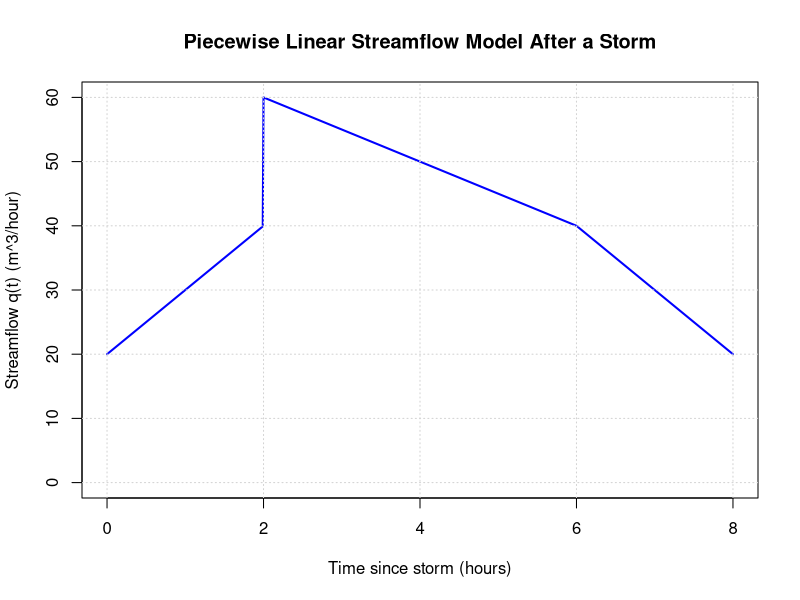
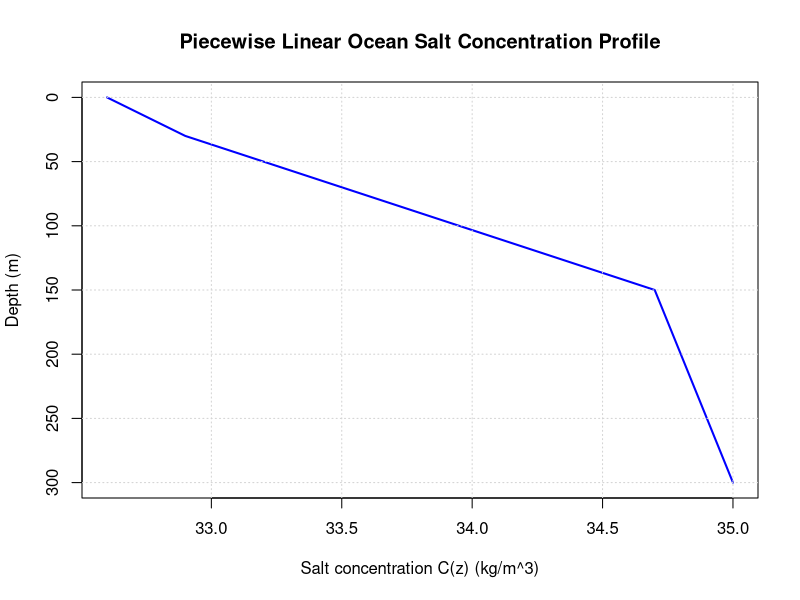
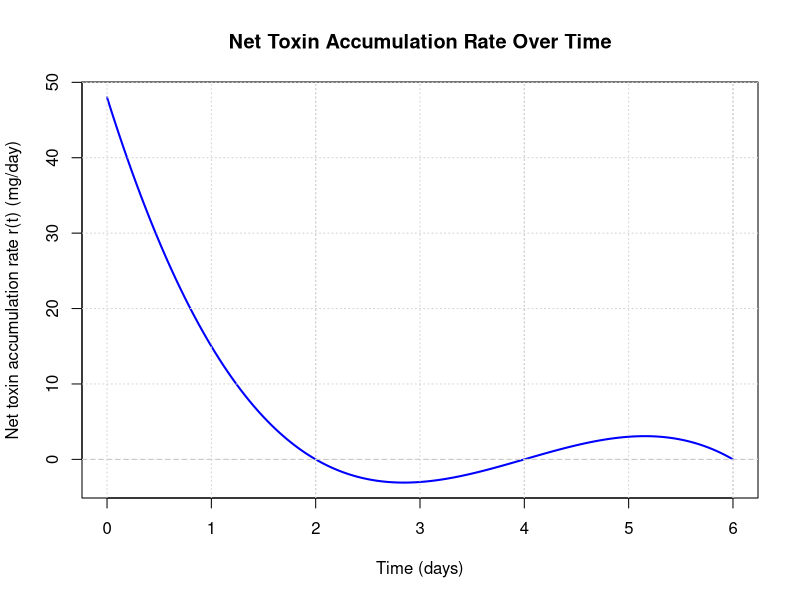
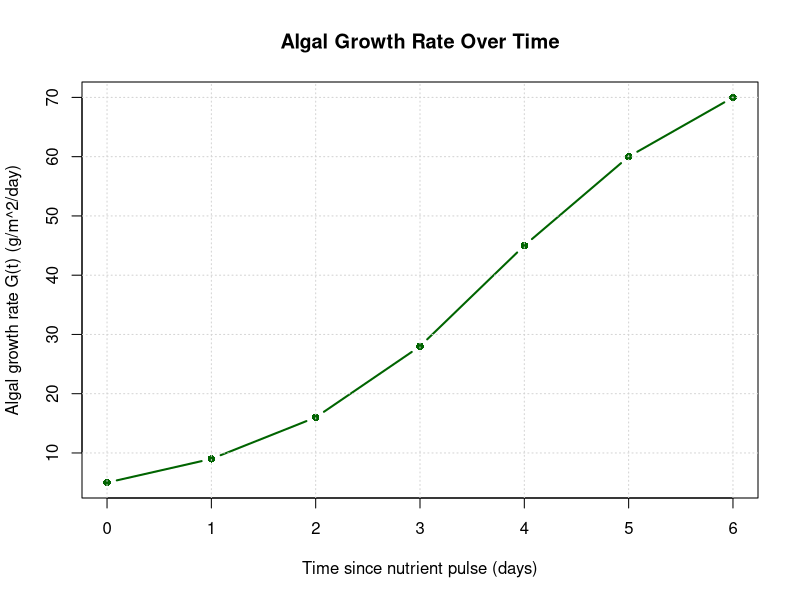

The R source for these figures, in order:
## ---- chunk 1
# Create a fine time grid
t <- seq(0, 8, by = 0.01)

# Define the piecewise streamflow function
q <- ifelse(
  t < 2,
  20 + 10*t,
  ifelse(
    t < 6,
    60 - 5*(t - 2),
    40 - 10*(t - 6)
  )
)

# Plot the streamflow function with y-axis starting at 0
plot(
  t, q,
  type = "l",
  lwd = 2,
  col = "blue",
  xlab = "Time since storm (hours)",
  ylab = "Streamflow q(t) (m^3/hour)",
  main = "Piecewise Linear Streamflow Model After a Storm",
  ylim = c(0, max(q))
)

# Add reference grid
grid()

## ---- chunk 2
# Create a fine depth grid (meters, positive downward)
z <- seq(0, 300, by = 0.5)

# Define the piecewise salt concentration function
# (interpreting values as salt concentration per unit volume, ~ kg/m^3)
C <- ifelse(
  z < 30,
  32.6 + 0.010*z,
  ifelse(
    z < 150,
    32.9 + 0.015*(z - 30),
    34.7 + 0.002*(z - 150)
  )
)

# Plot with depth on the vertical axis
plot(
  C, z,
  type = "l",
  lwd = 2,
  col = "blue",
  xlab = "Salt concentration C(z) (kg/m^3)",
  ylab = "Depth (m)",
  main = "Piecewise Linear Ocean Salt Concentration Profile",
  ylim = c(300, 0)   # reverse axis so depth increases downward
)

# Add reference grid
grid()
## ---- chunk 3
# Create a time grid (days)
t <- seq(0, 6, by = 0.01)

# Define the cubic rate function (mg/day)
r <- (t - 2) * (6 - t) * (t - 4)

# Plot the rate function
plot(
  t, r,
  type = "l",
  lwd = 2,
  col = "blue",
  xlab = "Time (days)",
  ylab = "Net toxin accumulation rate r(t) (mg/day)",
  main = "Net Toxin Accumulation Rate Over Time"
)

# Add reference lines
abline(h = 0, col = "gray", lty = 2)
abline(v = c(2, 4, 6), col = "gray", lty = 3)

# Add grid
grid()
## ---- chunk 4
# Observed algal biomass data
t <- c(0, 1, 2, 3, 4, 5, 6)
B <- c(5, 9, 16, 28, 45, 60, 70)

# Plot algal biomass versus time
plot(
  t, B,
  type = "b",
  pch = 16,
  lwd = 2,
  col = "darkgreen",
  xlab = "Time since nutrient pulse (days)",
  ylab = "Algal growth rate G(t) (g/m^2/day)",
  main = "Algal Growth Rate Over Time"
)

# Add reference grid
grid()
